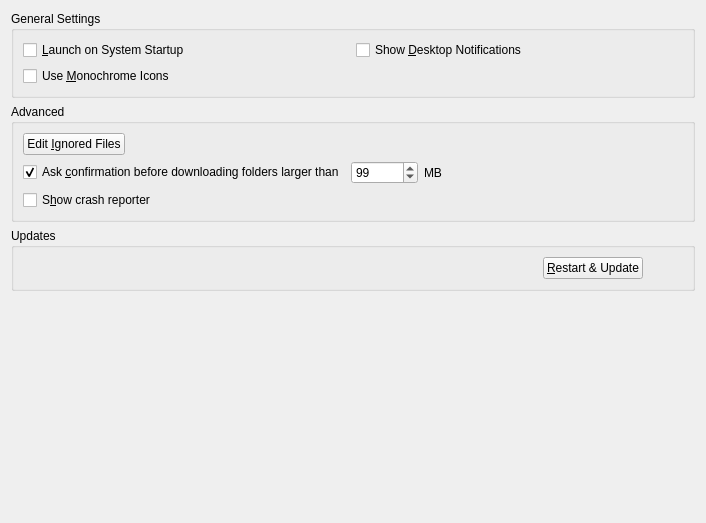
<?xml version="1.0" encoding="UTF-8"?>
<ui version="4.0">
 <class>OCC::GeneralSettings</class>
 <widget class="QWidget" name="OCC::GeneralSettings">
  <property name="geometry">
   <rect>
    <x>0</x>
    <y>0</y>
    <width>706</width>
    <height>523</height>
   </rect>
  </property>
  <property name="windowTitle">
   <string>Form</string>
  </property>
  <layout class="QGridLayout" name="gridLayout_3">
   <item row="3" column="0">
    <spacer name="verticalSpacer">
     <property name="orientation">
      <enum>Qt::Vertical</enum>
     </property>
     <property name="sizeHint" stdset="0">
      <size>
       <width>20</width>
       <height>0</height>
      </size>
     </property>
    </spacer>
   </item>
   <item row="1" column="0">
    <widget class="QGroupBox" name="groupBox">
     <property name="title">
      <string>Advanced</string>
     </property>
     <layout class="QGridLayout" name="gridLayout">
      <item row="0" column="0">
       <widget class="QPushButton" name="ignoredFilesButton">
        <property name="text">
         <string>Edit &amp;Ignored Files</string>
        </property>
       </widget>
      </item>
      <item row="0" column="1" colspan="2">
       <spacer name="horizontalSpacer_4">
        <property name="orientation">
         <enum>Qt::Horizontal</enum>
        </property>
        <property name="sizeHint" stdset="0">
         <size>
          <width>555</width>
          <height>20</height>
         </size>
        </property>
       </spacer>
      </item>
      <item row="1" column="0" colspan="3">
       <layout class="QHBoxLayout" name="horizontalLayout_3">
        <item>
         <widget class="QCheckBox" name="newFolderLimitCheckBox">
          <property name="text">
           <string>Ask &amp;confirmation before downloading folders larger than</string>
          </property>
          <property name="checked">
           <bool>true</bool>
          </property>
         </widget>
        </item>
        <item>
         <widget class="QSpinBox" name="newFolderLimitSpinBox">
          <property name="maximum">
           <number>999999</number>
          </property>
          <property name="value">
           <number>99</number>
          </property>
         </widget>
        </item>
        <item>
         <widget class="QLabel" name="label">
          <property name="text">
           <string>MB</string>
          </property>
         </widget>
        </item>
        <item>
         <spacer name="horizontalSpacer_3">
          <property name="orientation">
           <enum>Qt::Horizontal</enum>
          </property>
          <property name="sizeHint" stdset="0">
           <size>
            <width>40</width>
            <height>20</height>
           </size>
          </property>
         </spacer>
        </item>
       </layout>
      </item>
      <item row="2" column="0" colspan="2">
       <widget class="QCheckBox" name="crashreporterCheckBox">
        <property name="sizePolicy">
         <sizepolicy hsizetype="MinimumExpanding" vsizetype="Fixed">
          <horstretch>0</horstretch>
          <verstretch>0</verstretch>
         </sizepolicy>
        </property>
        <property name="text">
         <string>S&amp;how crash reporter</string>
        </property>
       </widget>
      </item>
      <item row="2" column="2">
       <layout class="QHBoxLayout" name="horizontalLayout_5">
        <item>
         <spacer name="horizontalSpacer_5">
          <property name="orientation">
           <enum>Qt::Horizontal</enum>
          </property>
          <property name="sizeHint" stdset="0">
           <size>
            <width>40</width>
            <height>20</height>
           </size>
          </property>
         </spacer>
        </item>
       </layout>
      </item>
     </layout>
    </widget>
   </item>
   <item row="2" column="0">
    <widget class="QGroupBox" name="updatesGroupBox">
     <property name="enabled">
      <bool>true</bool>
     </property>
     <property name="title">
      <string>Updates</string>
     </property>
     <layout class="QHBoxLayout" name="horizontalLayout">
      <item>
       <widget class="QLabel" name="updateStateLabel">
        <property name="text">
         <string/>
        </property>
        <property name="wordWrap">
         <bool>true</bool>
        </property>
        <property name="openExternalLinks">
         <bool>true</bool>
        </property>
       </widget>
      </item>
      <item>
       <widget class="QPushButton" name="restartButton">
        <property name="sizePolicy">
         <sizepolicy hsizetype="Maximum" vsizetype="Fixed">
          <horstretch>0</horstretch>
          <verstretch>0</verstretch>
         </sizepolicy>
        </property>
        <property name="text">
         <string>&amp;Restart &amp;&amp; Update</string>
        </property>
       </widget>
      </item>
      <item>
       <spacer name="horizontalSpacer">
        <property name="orientation">
         <enum>Qt::Horizontal</enum>
        </property>
        <property name="sizeType">
         <enum>QSizePolicy::Preferred</enum>
        </property>
        <property name="sizeHint" stdset="0">
         <size>
          <width>40</width>
          <height>20</height>
         </size>
        </property>
       </spacer>
      </item>
     </layout>
    </widget>
   </item>
   <item row="0" column="0">
    <widget class="QGroupBox" name="generalGroupBox">
     <property name="title">
      <string>General Settings</string>
     </property>
     <layout class="QGridLayout" name="gridLayout_2">
      <item row="0" column="0">
       <widget class="QCheckBox" name="autostartCheckBox">
        <property name="text">
         <string>&amp;Launch on System Startup</string>
        </property>
       </widget>
      </item>
      <item row="0" column="1">
       <widget class="QCheckBox" name="desktopNotificationsCheckBox">
        <property name="text">
         <string>Show &amp;Desktop Notifications</string>
        </property>
       </widget>
      </item>
      <item row="1" column="0">
       <widget class="QCheckBox" name="monoIconsCheckBox">
        <property name="toolTip">
         <string>For System Tray</string>
        </property>
        <property name="text">
         <string>Use &amp;Monochrome Icons</string>
        </property>
       </widget>
      </item>
     </layout>
    </widget>
   </item>
  </layout>
 </widget>
 <tabstops>
  <tabstop>autostartCheckBox</tabstop>
  <tabstop>desktopNotificationsCheckBox</tabstop>
  <tabstop>monoIconsCheckBox</tabstop>
  <tabstop>ignoredFilesButton</tabstop>
  <tabstop>newFolderLimitCheckBox</tabstop>
  <tabstop>newFolderLimitSpinBox</tabstop>
  <tabstop>crashreporterCheckBox</tabstop>
  <tabstop>restartButton</tabstop>
 </tabstops>
 <resources/>
 <connections>
  <connection>
   <sender>newFolderLimitCheckBox</sender>
   <signal>toggled(bool)</signal>
   <receiver>newFolderLimitSpinBox</receiver>
   <slot>setEnabled(bool)</slot>
   <hints>
    <hint type="sourcelabel">
     <x>225</x>
     <y>231</y>
    </hint>
    <hint type="destinationlabel">
     <x>587</x>
     <y>230</y>
    </hint>
   </hints>
  </connection>
 </connections>
</ui>
